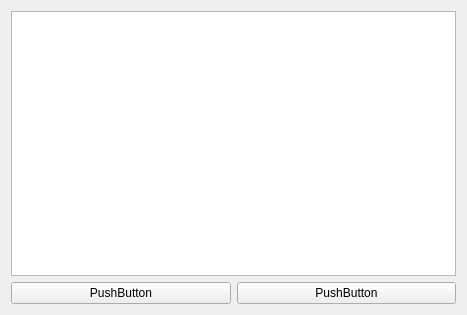
<?xml version="1.0" encoding="UTF-8"?>
<ui version="4.0">
 <class>SecWindow</class>
 <widget class="QWidget" name="SecWindow">
  <property name="geometry">
   <rect>
    <x>0</x>
    <y>0</y>
    <width>467</width>
    <height>315</height>
   </rect>
  </property>
  <property name="windowTitle">
   <string>Form</string>
  </property>
  <layout class="QVBoxLayout" name="verticalLayout">
   <item>
    <layout class="QGridLayout" name="gridLayout">
     <item row="1" column="0">
      <widget class="QPushButton" name="pushButton">
       <property name="text">
        <string>PushButton</string>
       </property>
      </widget>
     </item>
     <item row="1" column="1">
      <widget class="QPushButton" name="pushButton_2">
       <property name="text">
        <string>PushButton</string>
       </property>
      </widget>
     </item>
     <item row="0" column="0" colspan="2">
      <widget class="QPlainTextEdit" name="plainTextEdit"/>
     </item>
    </layout>
   </item>
  </layout>
 </widget>
 <resources/>
 <connections/>
</ui>
